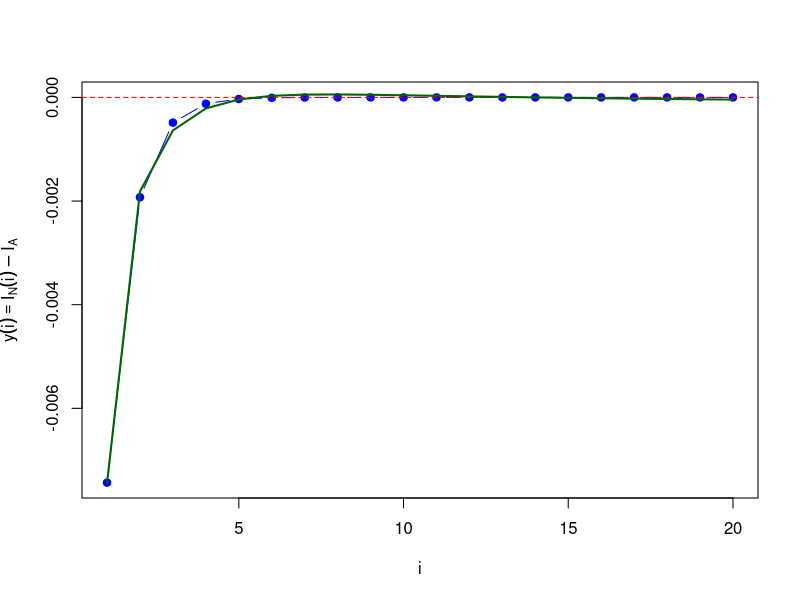

Write the R code that produced this figure.
I_analyticke <- log(2)

f <- function(x) {
  1 / x
}

midpoint_integral <- function(f, a, b, n) {
  h <- (b - a) / n
  I <- 0
  
  for (i in 0:(n - 1)) {
    xi <- a + i * h + h / 2  # середина підінтервалу
    Si <- h * f(xi)
    I <- I + Si
  }
  
  return(I)
}


i_val <- 1:20
y_val <- numeric(length(i_val))

for (j in seq_along(i_val)) {
  i <- i_val[j]
  n <- 2^i
  I_numericke <- midpoint_integral(f, 1, 2, n)
  y_val[j] <- I_numericke - I_analyticke
  if (j>1){
    if (abs(y_val[j])> abs(y_val[j-1])){
      print(j)
    }
  }

}


plot(i_val, y_val, type = "b", pch = 19, col = "blue",
     xlab = "i", ylab = expression(y(i) == I[N](i) - I[A]))
abline(h = 0, col = "red", lty = 2)

print(y_val)


least_squares_approx <- function(x, y, basis_functions) {
  # Ensure x and y are vectors of the same length
  if(length(x) != length(y)) {
    stop("x and y must have the same length")
  }
  
  m <- length(x)
  n <- length(basis_functions)
  
  # Initialize design matrix A (m rows, n columns)
  A <- matrix(0, nrow = m, ncol = n)
  
  # Fill matrix: A[i, j] = phi_j(x_i)
  for (j in 1:n) {
    A[, j] <- basis_functions[[j]](x)  # Apply basis function j to all x
  }
  
  # Solve the normal equations: (A^T A) c = A^T y
  coeff <- solve(t(A) %*% A, t(A) %*% y)
  
  return(as.vector(coeff))
}

poly_basis <- list(
  function(x) 1,
  function(x) 1 / (2^x),
  function(x) 1 / x,
  function(x) 1 / (x^2)
)

coeff_poly <- least_squares_approx(i_val, y_val, poly_basis)
# coeff_poly will contain [c0, c1, c2] for c0 + c1*x + c2*x^2
print(coeff_poly)  # display the coefficients

Horner <- function(a,x){
  n <- length(a)
  y <- a[n]
  for(i in (n-1):1) y <- y*x+a[i]
  return(y)
}

aprox_y_val <- sapply(i_val, function(xi) {
  sum(mapply(function(c, phi) c * phi(xi), coeff_poly, poly_basis))
})

lines(i_val, aprox_y_val, col = "darkgreen", lwd = 2)
